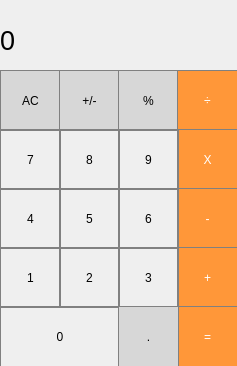
<?xml version="1.0" encoding="UTF-8"?>
<ui version="4.0">
 <class>MainWindow</class>
 <widget class="QMainWindow" name="MainWindow">
  <property name="geometry">
   <rect>
    <x>0</x>
    <y>0</y>
    <width>237</width>
    <height>366</height>
   </rect>
  </property>
  <property name="windowTitle">
   <string>MainWindow</string>
  </property>
  <property name="layoutDirection">
   <enum>Qt::LeftToRight</enum>
  </property>
  <widget class="QWidget" name="centralWidget">
   <widget class="QLabel" name="result_show">
    <property name="geometry">
     <rect>
      <x>0</x>
      <y>10</y>
      <width>221</width>
      <height>61</height>
     </rect>
    </property>
    <property name="font">
     <font>
      <pointsize>20</pointsize>
     </font>
    </property>
    <property name="layoutDirection">
     <enum>Qt::RightToLeft</enum>
    </property>
    <property name="styleSheet">
     <string notr="true">QPushButton {
   border: 1px solid gray;
}
QPushButton:pressed {
    background-color: qlineargradient(x1: 0, y1: 0, x2: 0, y2: 1,
                                      stop: 0 #dadbde, stop: 1 #f6f7fa);
}</string>
    </property>
    <property name="text">
     <string>0</string>
    </property>
    <property name="margin">
     <number>-1</number>
    </property>
   </widget>
   <widget class="QPushButton" name="pushButton_AC">
    <property name="geometry">
     <rect>
      <x>0</x>
      <y>70</y>
      <width>61</width>
      <height>61</height>
     </rect>
    </property>
    <property name="styleSheet">
     <string notr="true">QPushButton {
  background-color: rgb(215, 215, 215);
  border: 1px solid gray;
}
QPushButton:pressed {
    background-color: qlineargradient(x1: 0, y1: 0, x2: 0, y2: 1,
                                      stop: 0 #BEBEBE, stop: 1 #D7D7D7);
}</string>
    </property>
    <property name="text">
     <string>AC</string>
    </property>
   </widget>
   <widget class="QPushButton" name="pushButton_PLUS_MIN">
    <property name="geometry">
     <rect>
      <x>59</x>
      <y>70</y>
      <width>61</width>
      <height>61</height>
     </rect>
    </property>
    <property name="styleSheet">
     <string notr="true">QPushButton {
  background-color: rgb(215, 215, 215);
  border: 1px solid gray;
}
QPushButton:pressed {
    background-color: qlineargradient(x1: 0, y1: 0, x2: 0, y2: 1,
                                      stop: 0 #BEBEBE, stop: 1 #D7D7D7);
}</string>
    </property>
    <property name="text">
     <string>+/-</string>
    </property>
   </widget>
   <widget class="QPushButton" name="pushButton_percent">
    <property name="geometry">
     <rect>
      <x>118</x>
      <y>70</y>
      <width>61</width>
      <height>61</height>
     </rect>
    </property>
    <property name="styleSheet">
     <string notr="true">QPushButton {
  background-color: rgb(215, 215, 215);
  border: 1px solid gray;
}
QPushButton:pressed {
    background-color: qlineargradient(x1: 0, y1: 0, x2: 0, y2: 1,
                                      stop: 0 #BEBEBE, stop: 1 #D7D7D7);
}</string>
    </property>
    <property name="text">
     <string>%</string>
    </property>
   </widget>
   <widget class="QPushButton" name="pushButton_devide">
    <property name="geometry">
     <rect>
      <x>177</x>
      <y>70</y>
      <width>61</width>
      <height>61</height>
     </rect>
    </property>
    <property name="styleSheet">
     <string notr="true">QPushButton {
  background-color: rgb(255, 151, 57);
  color: white; 
  border: 1px solid gray;
}

QPushButton:pressed {
    background-color: qlineargradient(x1: 0, y1: 0, x2: 0, y2: 1,
                                      stop: 0 #FF7832, stop: 1 #FF9739);
}</string>
    </property>
    <property name="text">
     <string>÷</string>
    </property>
   </widget>
   <widget class="QPushButton" name="pushButton_multiply">
    <property name="geometry">
     <rect>
      <x>177</x>
      <y>129</y>
      <width>61</width>
      <height>61</height>
     </rect>
    </property>
    <property name="styleSheet">
     <string notr="true">QPushButton {
  background-color: rgb(255, 151, 57);
  color: white; 
  border: 1px solid gray;
}

QPushButton:pressed {
    background-color: qlineargradient(x1: 0, y1: 0, x2: 0, y2: 1,
                                      stop: 0 #FF7832, stop: 1 #FF9739);
}</string>
    </property>
    <property name="text">
     <string>X</string>
    </property>
   </widget>
   <widget class="QPushButton" name="pushButton_8">
    <property name="geometry">
     <rect>
      <x>59</x>
      <y>129</y>
      <width>61</width>
      <height>61</height>
     </rect>
    </property>
    <property name="styleSheet">
     <string notr="true">QPushButton {
   border: 1px solid gray;
}
QPushButton:pressed {
    background-color: qlineargradient(x1: 0, y1: 0, x2: 0, y2: 1,
                                      stop: 0 #dadbde, stop: 1 #f6f7fa);
}</string>
    </property>
    <property name="text">
     <string>8</string>
    </property>
   </widget>
   <widget class="QPushButton" name="pushButton_7">
    <property name="geometry">
     <rect>
      <x>0</x>
      <y>129</y>
      <width>61</width>
      <height>61</height>
     </rect>
    </property>
    <property name="styleSheet">
     <string notr="true">QPushButton {
   border: 1px solid gray;
}
QPushButton:pressed {
    background-color: qlineargradient(x1: 0, y1: 0, x2: 0, y2: 1,
                                      stop: 0 #dadbde, stop: 1 #f6f7fa);
}</string>
    </property>
    <property name="text">
     <string>7</string>
    </property>
   </widget>
   <widget class="QPushButton" name="pushButton_9">
    <property name="geometry">
     <rect>
      <x>118</x>
      <y>129</y>
      <width>61</width>
      <height>61</height>
     </rect>
    </property>
    <property name="styleSheet">
     <string notr="true">QPushButton {
   border: 1px solid gray;
}
QPushButton:pressed {
    background-color: qlineargradient(x1: 0, y1: 0, x2: 0, y2: 1,
                                      stop: 0 #dadbde, stop: 1 #f6f7fa);
}</string>
    </property>
    <property name="text">
     <string>9</string>
    </property>
   </widget>
   <widget class="QPushButton" name="pushButton_minus">
    <property name="geometry">
     <rect>
      <x>177</x>
      <y>188</y>
      <width>61</width>
      <height>61</height>
     </rect>
    </property>
    <property name="styleSheet">
     <string notr="true">QPushButton {
  background-color: rgb(255, 151, 57);
  color: white; 
  border: 1px solid gray;
}

QPushButton:pressed {
    background-color: qlineargradient(x1: 0, y1: 0, x2: 0, y2: 1,
                                      stop: 0 #FF7832, stop: 1 #FF9739);
}</string>
    </property>
    <property name="text">
     <string>-</string>
    </property>
   </widget>
   <widget class="QPushButton" name="pushButton_5">
    <property name="geometry">
     <rect>
      <x>59</x>
      <y>188</y>
      <width>61</width>
      <height>61</height>
     </rect>
    </property>
    <property name="styleSheet">
     <string notr="true">QPushButton {
   border: 1px solid gray;
}
QPushButton:pressed {
    background-color: qlineargradient(x1: 0, y1: 0, x2: 0, y2: 1,
                                      stop: 0 #dadbde, stop: 1 #f6f7fa);
}</string>
    </property>
    <property name="text">
     <string>5</string>
    </property>
   </widget>
   <widget class="QPushButton" name="pushButton_4">
    <property name="geometry">
     <rect>
      <x>0</x>
      <y>188</y>
      <width>61</width>
      <height>61</height>
     </rect>
    </property>
    <property name="styleSheet">
     <string notr="true">QPushButton {
   border: 1px solid gray;
}
QPushButton:pressed {
    background-color: qlineargradient(x1: 0, y1: 0, x2: 0, y2: 1,
                                      stop: 0 #dadbde, stop: 1 #f6f7fa);
}</string>
    </property>
    <property name="text">
     <string>4</string>
    </property>
   </widget>
   <widget class="QPushButton" name="pushButton_6">
    <property name="geometry">
     <rect>
      <x>118</x>
      <y>188</y>
      <width>61</width>
      <height>61</height>
     </rect>
    </property>
    <property name="styleSheet">
     <string notr="true">QPushButton {
   border: 1px solid gray;
}
QPushButton:pressed {
    background-color: qlineargradient(x1: 0, y1: 0, x2: 0, y2: 1,
                                      stop: 0 #dadbde, stop: 1 #f6f7fa);
}</string>
    </property>
    <property name="text">
     <string>6</string>
    </property>
   </widget>
   <widget class="QPushButton" name="pushButton_plus">
    <property name="geometry">
     <rect>
      <x>177</x>
      <y>247</y>
      <width>61</width>
      <height>61</height>
     </rect>
    </property>
    <property name="styleSheet">
     <string notr="true">QPushButton {
  background-color: rgb(255, 151, 57);
  color: white; 
  border: 1px solid gray;
}

QPushButton:pressed {
    background-color: qlineargradient(x1: 0, y1: 0, x2: 0, y2: 1,
                                      stop: 0 #FF7832, stop: 1 #FF9739);
}</string>
    </property>
    <property name="text">
     <string>+</string>
    </property>
   </widget>
   <widget class="QPushButton" name="pushButton_2">
    <property name="geometry">
     <rect>
      <x>59</x>
      <y>247</y>
      <width>61</width>
      <height>61</height>
     </rect>
    </property>
    <property name="styleSheet">
     <string notr="true">QPushButton {
   border: 1px solid gray;
}
QPushButton:pressed {
    background-color: qlineargradient(x1: 0, y1: 0, x2: 0, y2: 1,
                                      stop: 0 #dadbde, stop: 1 #f6f7fa);
}</string>
    </property>
    <property name="text">
     <string>2</string>
    </property>
   </widget>
   <widget class="QPushButton" name="pushButton_1">
    <property name="geometry">
     <rect>
      <x>0</x>
      <y>247</y>
      <width>61</width>
      <height>61</height>
     </rect>
    </property>
    <property name="styleSheet">
     <string notr="true">QPushButton {
   border: 1px solid gray;
}
QPushButton:pressed {
    background-color: qlineargradient(x1: 0, y1: 0, x2: 0, y2: 1,
                                      stop: 0 #dadbde, stop: 1 #f6f7fa);
}</string>
    </property>
    <property name="text">
     <string>1</string>
    </property>
   </widget>
   <widget class="QPushButton" name="pushButton_3">
    <property name="geometry">
     <rect>
      <x>118</x>
      <y>247</y>
      <width>61</width>
      <height>61</height>
     </rect>
    </property>
    <property name="styleSheet">
     <string notr="true">QPushButton {
   border: 1px solid gray;
}
QPushButton:pressed {
    background-color: qlineargradient(x1: 0, y1: 0, x2: 0, y2: 1,
                                      stop: 0 #dadbde, stop: 1 #f6f7fa);
}</string>
    </property>
    <property name="text">
     <string>3</string>
    </property>
   </widget>
   <widget class="QPushButton" name="pushButton_result">
    <property name="geometry">
     <rect>
      <x>177</x>
      <y>306</y>
      <width>61</width>
      <height>61</height>
     </rect>
    </property>
    <property name="styleSheet">
     <string notr="true">QPushButton {
  background-color: rgb(255, 151, 57);
  color: white; 
  border: 1px solid gray;
}

QPushButton:pressed {
    background-color: qlineargradient(x1: 0, y1: 0, x2: 0, y2: 1,
                                      stop: 0 #FF7832, stop: 1 #FF9739);
}</string>
    </property>
    <property name="text">
     <string>=</string>
    </property>
   </widget>
   <widget class="QPushButton" name="pushButton_0">
    <property name="geometry">
     <rect>
      <x>0</x>
      <y>306</y>
      <width>120</width>
      <height>61</height>
     </rect>
    </property>
    <property name="styleSheet">
     <string notr="true">QPushButton {
   border: 1px solid gray;
}
QPushButton:pressed {
    background-color: qlineargradient(x1: 0, y1: 0, x2: 0, y2: 1,
                                      stop: 0 #dadbde, stop: 1 #f6f7fa);
}</string>
    </property>
    <property name="text">
     <string>0</string>
    </property>
   </widget>
   <widget class="QPushButton" name="pushButton_dot">
    <property name="geometry">
     <rect>
      <x>118</x>
      <y>306</y>
      <width>61</width>
      <height>61</height>
     </rect>
    </property>
    <property name="styleSheet">
     <string notr="true">QPushButton {
  background-color: rgb(215, 215, 215);
  border: 1px solid gray;
}
QPushButton:pressed {
    background-color: qlineargradient(x1: 0, y1: 0, x2: 0, y2: 1,
                                      stop: 0 #BEBEBE, stop: 1 #D7D7D7);
}</string>
    </property>
    <property name="text">
     <string>.</string>
    </property>
   </widget>
  </widget>
 </widget>
 <layoutdefault spacing="6" margin="11"/>
 <resources/>
 <connections/>
</ui>
